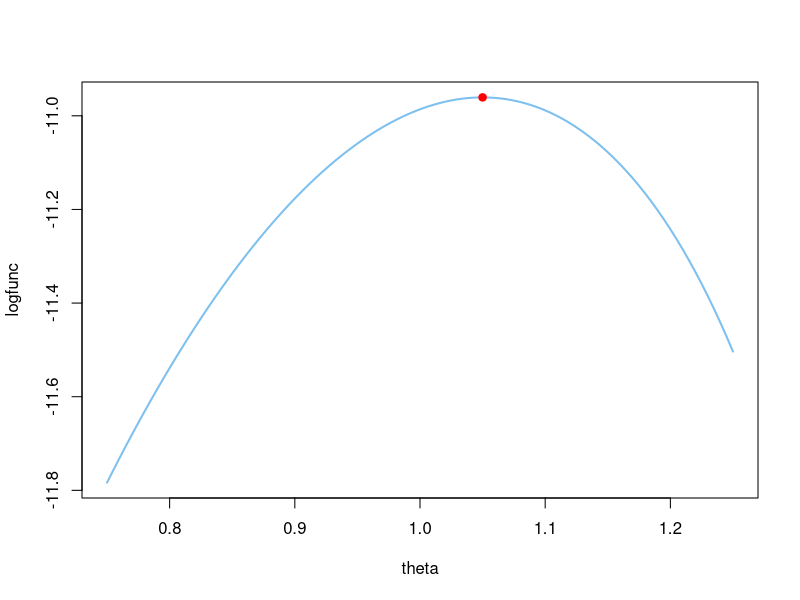

The R source for this figure:
# Phan Van Hoang
# 22280033
# Test 03

# Bai 01
# (i)
n_1 = 10
x = c(1,2,1,0,0,0,1,2,1,2)
theta_hat = 2 - mean(x)

# (ii)

  Px = function(theta, x){
    result <- ifelse(x == 0, theta / 3,
              ifelse(x == 1, theta / 3,
              ifelse(x == 2, 1 - (2 * theta) / 3, NA)))
    return(result)
  }
  logLikelihood = function(theta){
    sum(log(Px(theta,x)))
  }
# (iii)  
  theta = seq(from = 3/4, to = 5/4, length.out = 100)
  logfunc = rep(1,100)
  
  for (i in 1:100){
    logfunc[i] = logLikelihood(theta[i])
  }
  
  plot(theta, logfunc, type = 'l', col = 'skyblue2', pch = 19, lwd = 2)
# (iv)
  theta_MLE = 21/20
  points(theta_MLE, logLikelihood(theta_MLE), col = 'red', pch = 19)

# Bai 02
 gamma = -digamma(1)
 n_2 = 1000
 mu_X_mau = 0.6016
 var_mau = 1.785

 # (i) 
 quantileLeft = qchisq(5/(100*2), df = n_2- 1,lower.tail = FALSE)
 quantileRight = qchisq(5/(100*2), df = n_2- 1,lower.tail = FALSE)
 lowerBound = (n_2-1)* var_mau/quantileLeft
 upperBound = (n_2-1)* var_mau/quantileRight
 lower_beta= sqrt(lowerBound/ (pi^2/6))
 
 upper_beta= sqrt(upperBound/ (pi^2/6))
 
 
 # (ii)
 
 eps = qnorm ( 1 /(100*2) , lower.tail = FALSE ) * sqrt(var_mau)/ sqrt ( n_2 )
 lowerBound = mu_X_mau - eps
 upperBound = mu_X_mau + eps
 
 lowerbound_alpha = lowerBound - gamma
 upperbound_alpha = upperBound - gamma